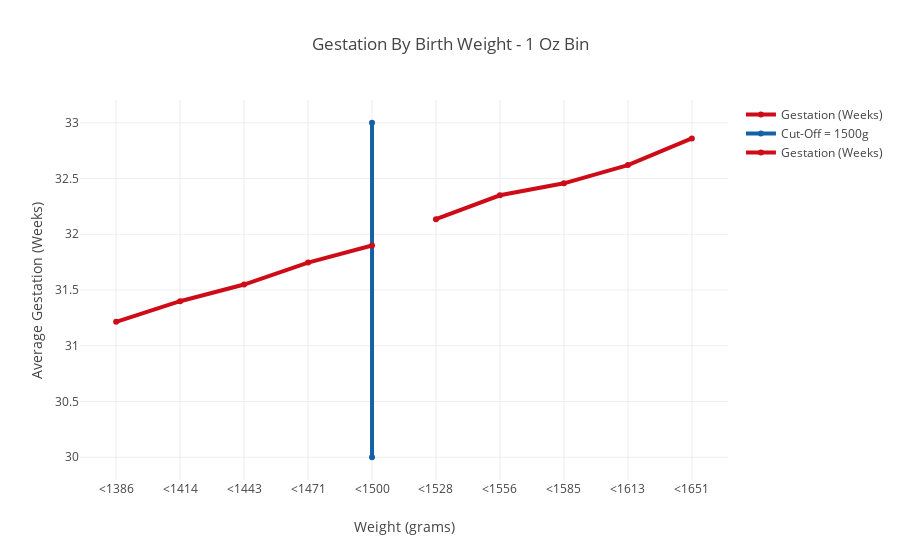

Notebook source saved alongside this figure:
### Markdown cell above
# Question 4

I selected gestation and prenatal visits as pre-treatment covariates. The plots below show that these two covariates violate the **continuity restriction**.

Additional covariates should have little impact on estimates if we have speciﬁed the functional form correctly. Furthermore, the addition of covariates can help improve precision by reducing the standard errors.

In this instance, both of these covariates would need to be included in our regressions in order to control for them.

### Code cell
# Plot Mothers Education vs Birthweight
trace_0_data = birth_df[birth_df['bweight'] >= 1500].groupby("birth_bins_1_oz").mean()["gest"].values
ounces_0 = list(birth_df[birth_df['bweight'] >= 1500].groupby("birth_bins_1_oz").mean()["gest"].index)

trace_1_data = birth_df[birth_df['bweight'] < 1500].groupby("birth_bins_1_oz").mean()["gest"].values
ounces_1 = list(birth_df[birth_df['bweight'] < 1500].groupby("birth_bins_1_oz").mean()["gest"].index)

trace0 = go.Scatter(
    x = ounces_0,
    y = trace_0_data,
    name = 'Gestation (Weeks)',
    line = dict(
        color = ('rgb(205, 12, 24)'),
        width = 4)
)

trace1 = go.Scatter(
x = ["<1500","<1500"],
y = [30, 33],
name = "Cut-Off = 1500g",
    line = dict(
        color = ('rgb(22, 96, 167)'),
        width = 4,))

trace2 = go.Scatter(
    x = ounces_1,
    y = trace_1_data,
    name = 'Gestation (Weeks)',
    line = dict(
        color = ('rgb(205, 12, 24)'),
        width = 4)
)

traces = [trace0, trace1, trace2]

layout = dict(title = f'Gestation By Birth Weight - 1 Oz Bin',
              xaxis = dict(title = 'Weight (grams)'),
              yaxis = dict(title = f'Average Gestation (Weeks)'))

fig = dict(data=traces, layout=layout)

iplot(fig, filename='styled-line')

### Figure 1 — Plotly figure (JSON) as saved in the notebook; plotly's stock layout.template omitted (floating-point values rounded to 4 significant figures)
{"data": [{"line": {"color": "rgb(205, 12, 24)", "width": 4}, "name": "Gestation (Weeks)", "type": "scatter", "x": ["<1386", "<1414", "<1443", "<1471", "<1500", "<1528", "<1556", "<1585", "<1613", "<1651"], "y": [null, null, null, null, null, 32.14, 32.35, 32.46, 32.62, 32.86]}, {"line": {"color": "rgb(22, 96, 167)", "width": 4}, "name": "Cut-Off = 1500g", "type": "scatter", "x": ["<1500", "<1500"], "y": [30, 33]}, {"line": {"color": "rgb(205, 12, 24)", "width": 4}, "name": "Gestation (Weeks)", "type": "scatter", "x": ["<1386", "<1414", "<1443", "<1471", "<1500", "<1528", "<1556", "<1585", "<1613", "<1651"], "y": [31.21, 31.4, 31.55, 31.75, 31.9, null, null, null, null, null]}], "layout": {"title": "Gestation By Birth Weight - 1 Oz Bin", "xaxis": {"title": "Weight (grams)"}, "yaxis": {"title": "Average Gestation (Weeks)"}}}
